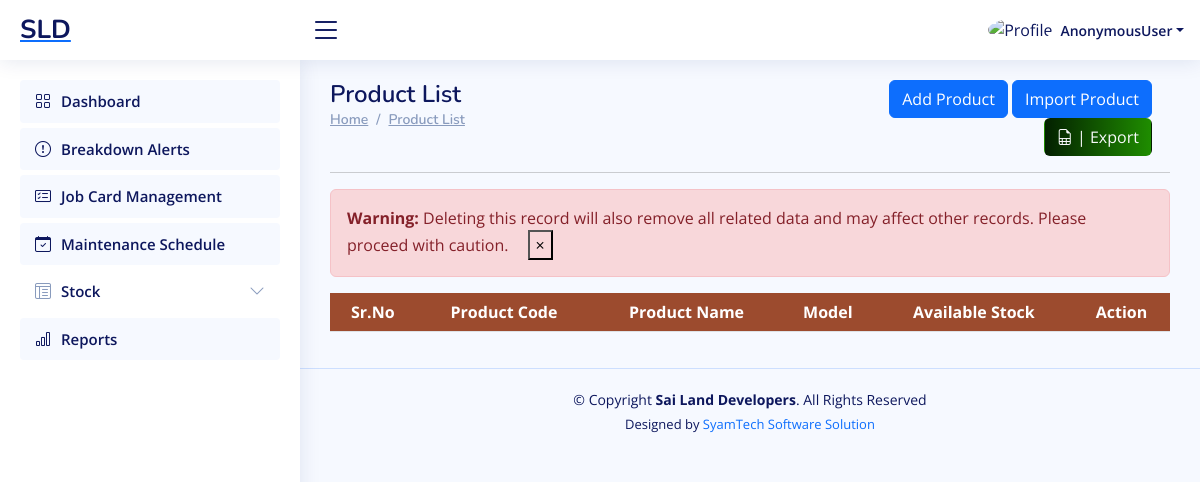
The page /workshop/product-list/ on the database as committed earlier.
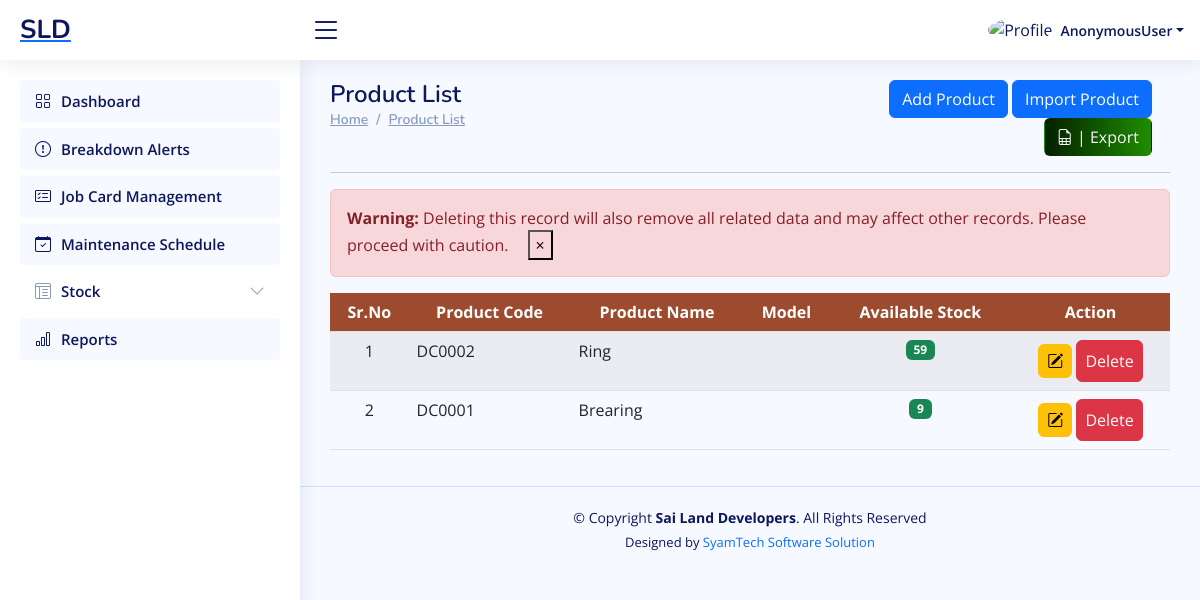
The same page on the database as committed later.
### ERP_Admin/models.py (models this page shows, shortened)
class Product(models.Model):
    product_code = models.CharField(max_length=20, unique=True, db_index=True)
    product_name = models.CharField(max_length=100, db_index=True)
    model = models.ForeignKey(Model, related_name='items', null=True, blank=True, on_delete=models.CASCADE)
    description = models.TextField(null=True, blank=True)
    sale_price = models.DecimalField(max_digits=10, decimal_places=2, null=True)  # Use DecimalField for monetary values
    minimum_stock_alert = models.PositiveIntegerField(default=0)
    available_stock = models.IntegerField(default=0, db_index=True, null=True, blank=True)
    product_image=models.ImageField(upload_to="Product Images", height_field=None, width_field=None, max_length=500, null=True, blank=True)

### ERP_Workshop/views.py (the view)
# urls.py: path('product-list/', views.product_list, name='workshop_product_list'),
def product_list(request):
    form = ProductForm()
    products = Product.objects.select_related("model").order_by("-id")
    return render(request, "workshop_product_list.html", {'form': form, 'product': products})

### ERP_Workshop/templates/workshop_product_list.html (shortened to what the changed rows need)
{% extends "workshop_base.html" %}
{% load crispy_forms_tags %}
{% block content %}
<main id="main" class="main">
        <div class="row">
            <div class="col-sm-6">
                <div class="pagetitle">
                    <h1>Product List</h1>
                </div>
            </div>
        </div>
        <section class="section dashboard">
            <div class="row">
                <div class="col-lg-12">
                    <div class="row">
                        <div class="container" style=" overflow:scroll;">
                            <table id="product_table" class="table table-striped "
                                style="overflow:scroll; width:100%;min-width: max-content;">
                                <thead>
                                    <tr style="background:#9c4b2e;">
                                        <th scope="col" class="text-center text-white" style="">Sr.No</th>
                                        <th scope="col" class="text-center text-white" style="">Product Code</th>
                                        <th scope="col" class="text-center text-white" style="">Product Name</th>
                                        <th scope="col" class="text-center text-white" style="">Model</th>
                                        <th scope="col" class="text-center text-white" style="">Available Stock</th>
                                        <th scope="col" class="text-center text-white" style="">Action</th>
                                    </tr>
                                </thead>
                                <tbody>
                                    {% if product %}
                                    {% for r in product %}
                                    <tr>
                                        <td class="text-center">{{forloop.counter}}</td>
                                        <td class="text-left">{{r.product_code}}</td>
                                        <td class="text-left">{{r.product_name}}</td>
                                        <td class="text-left">{{r.model.model_name}}</td>
                                        <td class="text-center">
                                            {% if r.available_stock == r.minimum_stock_alert %}
                                            <span class="badge bg-warning">{{r.available_stock}}</span>
                                            {% elif r.available_stock < r.minimum_stock_alert %}
                                            <span class="badge bg-danger">{{r.available_stock}}</span>
                                            {% else %}
                                            <span class="badge bg-success">{{r.available_stock}}</span>
                                            {% endif %}
                                        </td>
                                        <td>
                                            <center>
                                                <a href="javascript:void(0);" data-url="{% url 'workshop_update_product' r.id %}" class="btn btn-warning px-2 py-2" onclick="mini_window_2(this)"><i class="bi bi-pencil-square"></i></a>
                                                <a href="{% url 'workshop_delete_product' r.id %}" class="btn btn-danger px-2 py-2" onclick="confirmDelete(this); return false;">Delete</a>
                                            </center>
                                        </td>
                                    </tr>
                                    {% endfor %}
                                    {% endif %}
                                </tbody>
                            </table>
                        </div>
                    </div>
                </div>
            </div>
        </section>
</main>
{% endblock content %}

Rows that differ between the two databases and show on the page:
added Product: product_code "DC0002", product_name "Ring", available_stock "59"
added Product: product_code "DC0001", product_name "Brearing", available_stock "9"
